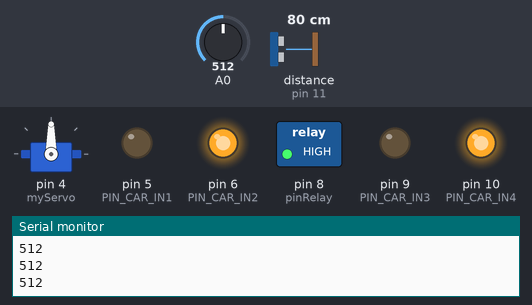
This sketch was run on a simulated Arduino Uno, built with avr-gcc and run on an emulated ATmega328P. Parts: servo, switched loads named in the sketch (green lamp = pin HIGH), output pins drawn as LEDs (lit = HIGH), the last lines printed to the serial monitor. Wiring (inferred from the names in the program): ultrasonic range finder: trigger pin 3; echo pin 11. Inputs (shaded band) come from the test bench; at power-on: distance to the obstacle (sensor on pin 11) 80 cm, A0 = 512. The echo pulse lasts 58.3 µs per cm; pins used as bus, display or sensor lines are not drawn.

Above: at 1.2 s.
1.3 s: distance to the obstacle (sensor on pin 11) set to 75 cm
2.9 s: distance to the obstacle (sensor on pin 11) set to 69 cm
At 4.2 s:
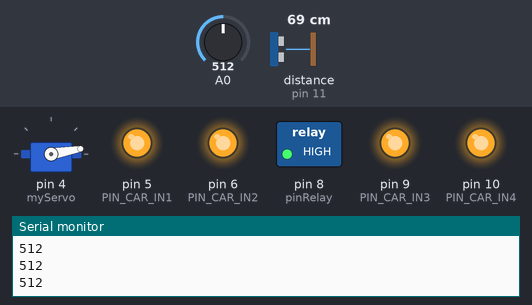
5.9 s: A0 set to 81
8.9 s: A0 set to 72
At 10.1 s:
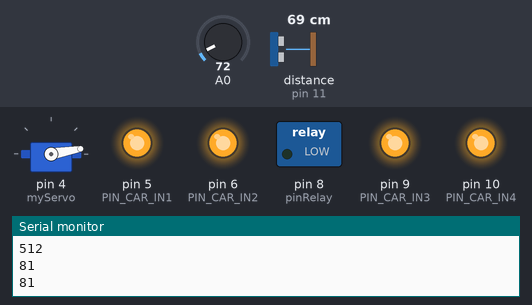
11.9 s: A0 set to 122
At 13.9 s:
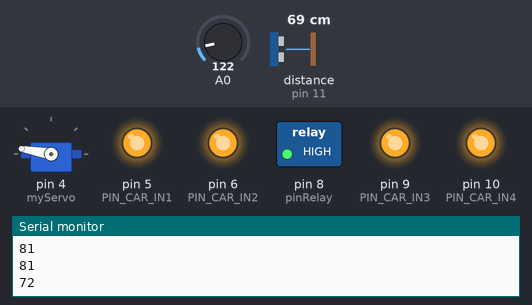
14.9 s: A0 set to 65
At 16.8 s:
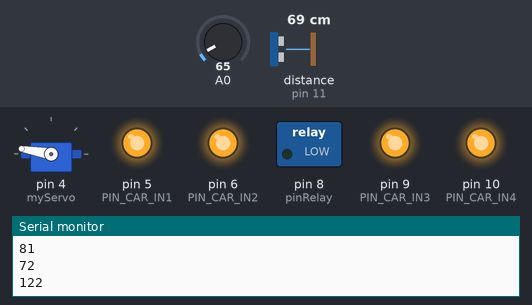
Timing chart, 0 to 18.9 s (numbered marks = the images above; inputs shaded):
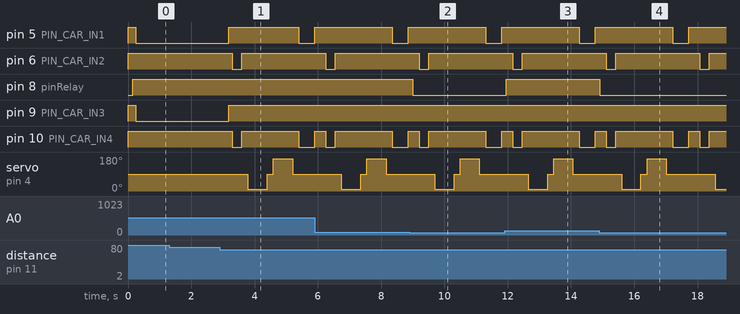

Measured:
- the behaviour switches between 72 and 71 cm on distance to the obstacle (sensor on pin 11) (found by bisection; images 0 and 1)
- the behaviour switches between 76 and 75 on A0 (found by bisection; images 1 and 2)
- after the input at 2.9 s, pin 5 (PIN_CAR_IN1): LOW → HIGH after 0.29 s, → LOW 2.2 s later; pin 6 (PIN_CAR_IN2): HIGH → LOW after 0.39 s, → HIGH 0.30 s later
- after the input at 8.9 s, pin 8 (pinRelay): HIGH → LOW after 0.10 s
- after the input at 11.9 s, pin 8 (pinRelay): LOW → HIGH after 0.05 s
- after the input at 14.9 s, pin 8 (pinRelay): HIGH → LOW at once

The sketch:

Obstacle_avoidance_car.ino
```cpp
#include <Servo.h>
//舵机引脚
#define PIN_CAR_IN1 5
#define PIN_CAR_IN2 6
#define PIN_CAR_IN3 9
#define PIN_CAR_IN4 10
//继电器
int pinRelay = 8; //管脚D3连接到继电器模块的信号脚
//超声波
int incomedate = 0;
const int trigPin = 3;//发声引脚
const int echoPin = 11;//回声引脚
long duration;//持续时间
int distance;//距离
Servo myServo; // 创建一个名为myServo的舵机控制对象
//超声波测距
int calculateDistance(){
  digitalWrite(trigPin, LOW);
  delayMicroseconds(5);
  digitalWrite(trigPin, HIGH);
  delayMicroseconds(10);
  digitalWrite(trigPin, LOW);
  duration = pulseIn(echoPin, HIGH);  // 读取echoPin收到的回声信号,测量脉冲宽度时间
  distance= duration*0.034/2;
  return distance;
}
//小车向前
void doForward(){
 digitalWrite(PIN_CAR_IN3,LOW);
 digitalWrite(PIN_CAR_IN4,HIGH);
 digitalWrite(PIN_CAR_IN1,LOW);
 digitalWrite(PIN_CAR_IN2,HIGH);
}
//小车向后
void doBackward() {
 digitalWrite(PIN_CAR_IN3,HIGH);
 digitalWrite(PIN_CAR_IN4,LOW);
 digitalWrite(PIN_CAR_IN1,HIGH);
 digitalWrite(PIN_CAR_IN2,LOW);
}
//小车停止
void doStop() {
 digitalWrite(PIN_CAR_IN3,LOW);
 digitalWrite(PIN_CAR_IN4,LOW);
 digitalWrite(PIN_CAR_IN1,LOW);
 digitalWrite(PIN_CAR_IN2,LOW);
 digitalWrite(PIN_CAR_IN3,HIGH);
 digitalWrite(PIN_CAR_IN4,HIGH);
 digitalWrite(PIN_CAR_IN1,HIGH);
 digitalWrite(PIN_CAR_IN2,HIGH);
}
//小车左转向
void doLeft() {
 digitalWrite(PIN_CAR_IN3,LOW);
 digitalWrite(PIN_CAR_IN4,HIGH);
 digitalWrite(PIN_CAR_IN1,HIGH);
 digitalWrite(PIN_CAR_IN2,LOW);

}
//小车右转向
void doRight() {
 digitalWrite(PIN_CAR_IN3,HIGH);
 digitalWrite(PIN_CAR_IN4,LOW);
 digitalWrite(PIN_CAR_IN1,LOW);
 digitalWrite(PIN_CAR_IN2,HIGH);
}
int lookRight()
{
    myServo.write(10);
    delay(500);
    int distance = calculateDistance();
    delay(100);
    myServo.write(90);
    return distance;
}
int lookLeft()
{
    myServo.write(170);
    delay(500);
    int distance = calculateDistance();
    delay(100);
    myServo.write(90);
    return distance;
    delay(100);
}
void setup() {
  pinMode(PIN_CAR_IN1,OUTPUT);
  pinMode(PIN_CAR_IN2,OUTPUT);
  pinMode(PIN_CAR_IN3,OUTPUT);
  pinMode(PIN_CAR_IN4,OUTPUT);
  digitalWrite(PIN_CAR_IN1, OUTPUT);
  digitalWrite(PIN_CAR_IN2, OUTPUT);
  digitalWrite(PIN_CAR_IN3, OUTPUT);
  digitalWrite(PIN_CAR_IN4, OUTPUT);
  pinMode(pinRelay,OUTPUT); //设置pinRelay脚为输出状态
  Serial.begin(9600);
  pinMode(trigPin, OUTPUT); //超声波引脚初始化
  pinMode(echoPin, INPUT);
  myServo.attach(4); //舵机引脚
  myServo.write(90);
}
void loop() {
  int distanceR = 0;
  int distanceL = 0;
  delay(40);
  distance = calculateDistance();// 调用计算超声波距离的函数
  //doForward();
  //光敏控制车灯
  Serial.println(analogRead(A0));
  delay(100);
  if(analogRead(A0)> 75){
   digitalWrite(pinRelay,HIGH);
   delay(100);
  }else{
   digitalWrite(pinRelay,LOW) ;
   delay(100);
  }
  //控制舵机
  if(distance <= 70){//前方有障碍物
   doStop();//停车
   delay(100);
   doBackward();
   delay(300);
   doStop();//停车
   delay(200);
   distanceR = lookRight();
   delay(200);
   distanceL = lookLeft();
   delay(200);
     if(distanceR >= distanceL)
    {
      doRight();
      delay(500);
      doStop();
    }else{
      doLeft();
      delay(500);
      doStop();
    }
  }else{
   doForward();
  }
  //distance = calculateDistance();
}
```
